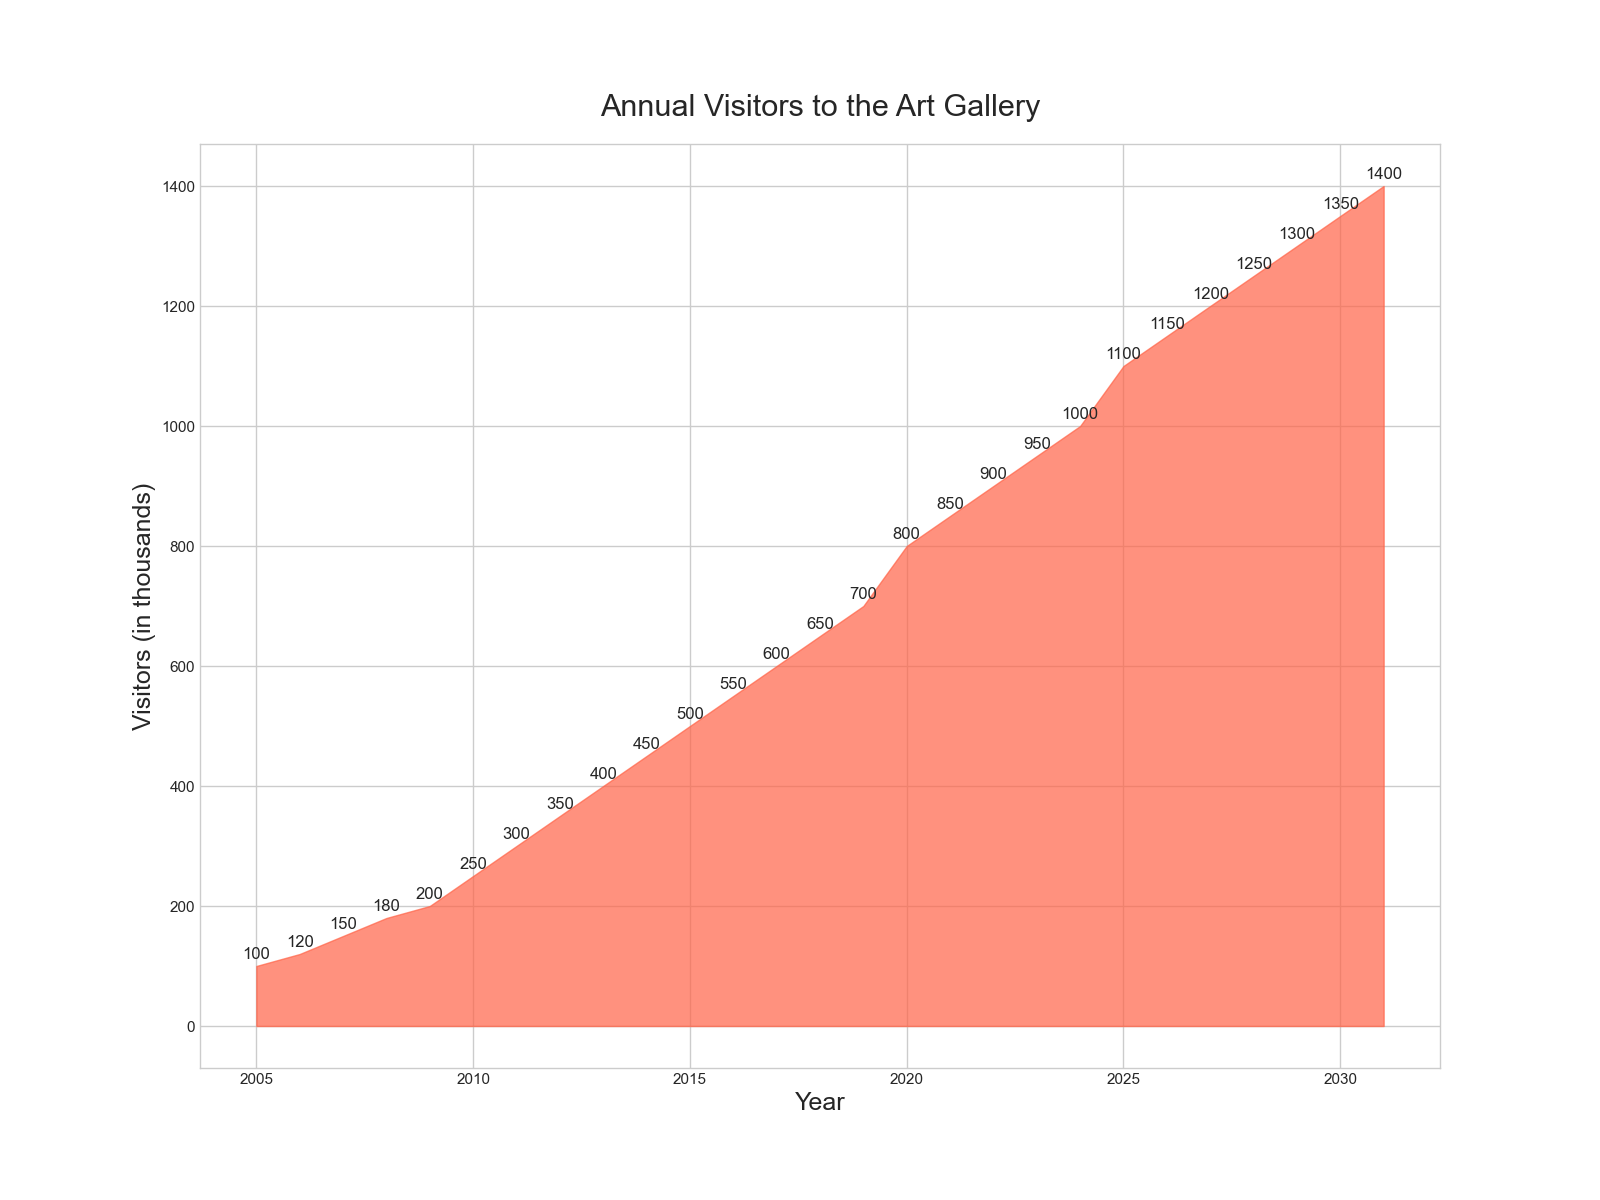

Write Python code to recreate this figure.

import matplotlib.pyplot as plt

# Data
years = [
    2005, 2006, 2007, 2008, 2009, 2010, 2011, 2012, 2013, 2014, 2015, 2016, 
    2017, 2018, 2019, 2020, 2021, 2022, 2023, 2024, 2025, 2026, 2027, 2028, 
    2029, 2030, 2031
]
visitors = [
    100, 120, 150, 180, 200, 250, 300, 350, 400, 450, 500, 550, 600, 650, 
    700, 800, 850, 900, 950, 1000, 1100, 1150, 1200, 1250, 1300, 1350, 1400
]

# Plot
plt.figure(figsize=(16, 12))
plt.fill_between(years, visitors, color='#FF6347', alpha=0.7)

# Titles and labels
plt.title('Annual Visitors to the Art Gallery', fontsize=22, pad=20)
plt.xlabel('Year', fontsize=18)
plt.ylabel('Visitors (in thousands)', fontsize=18)

# Annotations
for i, txt in enumerate(visitors):
    plt.annotate(txt, (years[i], visitors[i]), textcoords="offset points", xytext=(0, 5), ha='center')

# Display the plot
plt.show()
